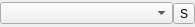
<?xml version="1.0" encoding="UTF-8"?>
<ui version="4.0">
 <class>GODesignerColorMode</class>
 <widget class="QWidget" name="GODesignerColorMode">
  <property name="geometry">
   <rect>
    <x>0</x>
    <y>0</y>
    <width>195</width>
    <height>27</height>
   </rect>
  </property>
  <property name="windowTitle">
   <string>Graphics Object</string>
  </property>
  <property name="toolTip">
   <string/>
  </property>
  <layout class="QHBoxLayout" name="horizontalLayout">
   <property name="spacing">
    <number>0</number>
   </property>
   <property name="margin">
    <number>0</number>
   </property>
   <item>
    <widget class="QComboBox" name="modesCB">
     <property name="sizePolicy">
      <sizepolicy hsizetype="Expanding" vsizetype="Fixed">
       <horstretch>0</horstretch>
       <verstretch>0</verstretch>
      </sizepolicy>
     </property>
    </widget>
   </item>
   <item>
    <widget class="QToolButton" name="setupTB">
     <property name="sizePolicy">
      <sizepolicy hsizetype="Maximum" vsizetype="Fixed">
       <horstretch>0</horstretch>
       <verstretch>0</verstretch>
      </sizepolicy>
     </property>
     <property name="text">
      <string>S</string>
     </property>
     <property name="arrowType">
      <enum>Qt::NoArrow</enum>
     </property>
    </widget>
   </item>
  </layout>
 </widget>
 <resources/>
 <connections/>
</ui>
